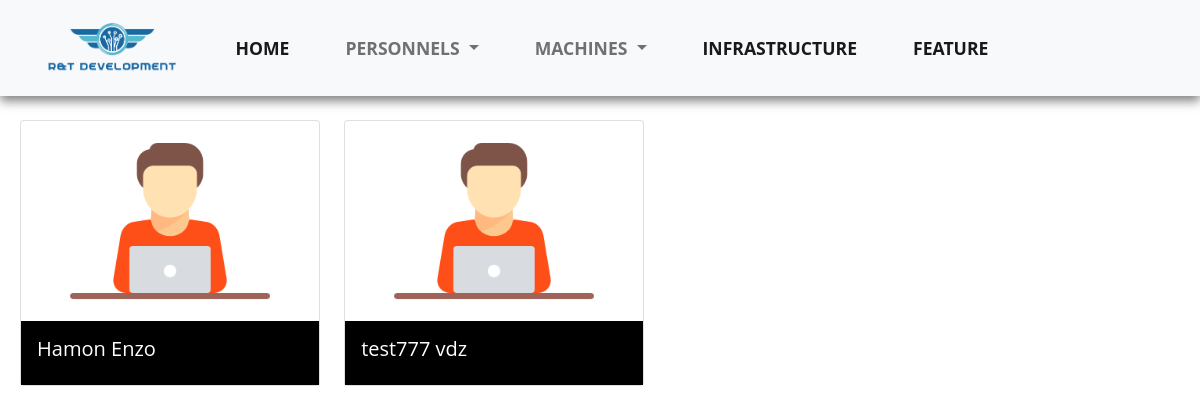
The app's page /computerApp/personnels/ (signed in) with its own data.
### computerApp/models.py (models this page shows)
class Personnel(models.Model):
    Poste = (
        ('Ingénieur en sécurité informatique', 'Ingénieur en sécurité informatique'),
        ('Administrateur système', 'Administrateur système'),
        ('Administrateur réseau', 'Administrateur réseau'),
        ('Technicien support informatique', 'Technicien support informatique'),
        ("Analyste en systèmes d'information", "Analyste en systèmes d'information"),
        ("Développeur d'applications", "Développeur d'applications"),
        ('Responsable de la gestion des données', 'Responsable de la gestion des données'),
    )
    Infrastructure = (
        ('Poitiers', 'Poitiers'),
        ('Marseille', 'Marseille'),
        ('Châtellerault', 'Châtellerault'),
    )
    Civilite = (
        ('Homme',('Homme')),
        ('Femme',('Femme')),
        ('Indéfini',('Indéfini')),
    )
    id = models.AutoField(primary_key=True, editable=False)
    civilite = models.CharField(max_length = 32, choices=Civilite,default='Indéfini')
    prenom = models.CharField(max_length=200)
    nom = models.CharField(max_length=200)
    email = models.CharField(max_length=50,validators=[EmailValidator(message="Veuillez entrer une adresse email valide.")])
    poste = models.CharField(max_length = 40, choices=Poste,default='Employer')
    infrastructure = models.CharField(max_length = 60,choices=Infrastructure, default='Marseille')

### computerApp/views.py (the view)
# urls.py: path('personnels/',views.liste_personnels,name='personnels'),
def liste_personnels(request):
    personnels = Personnel.objects.all()
    context = {
        'personnels' : personnels,
    }
    return render(request,'computerApp/liste_personnels.html',context)

### computerApp/templates/computerApp/liste_personnels.html
{% extends "index.html" %}
{% load static %}
{% block content%}
<link rel="stylesheet" type="text/css" href="{% static 'style_liste_personnels.css' %}">
<div style="margin-top:6%">
    {% for personnel in personnels %}
        <div class="card d-inline-block mt-5 mx-lg-10 taille">
            {% if personnel.civilite == 'Madame' %}
                <img src="{% static 'computerApp/images/employe_f.png' %}" class="card-img-top contenu" alt="logo">
            {% else %}
                <img src="{% static 'computerApp/images/employe_h.png' %}" class="card-img-top contenu" alt="logo">
            {% endif %}
            <div class="card-body fond">
                <a class="no-line" href="{% url 'personnel-detail' personnel.id %}"><h5 class="card-title text-white">{{personnel.nom}} {{personnel.prenom}}</h5></a>
            </div>
        </div>
    {% endfor %}
</div>
{% endblock %}

### computerApp/static/styles.css (style rules this page uses)
* { margin: 0; padding: 0; box-sizing: border-box; }
a { color: inherit; text-decoration: none; }
img { max-width: 100%; height: auto; }

### computerApp/static/style_liste_personnels.css (style rules this page uses)
.taille { margin-left: 20px; width: 300px; }
.contenu { height: 200px; object-fit: contain; }
.fond { background-color: black; }
.no-line { text-decoration: none ; }

### records on screen
Personnel: nom "Hamon", prenom "Enzo"
Personnel: nom "test777", prenom "vdz"
